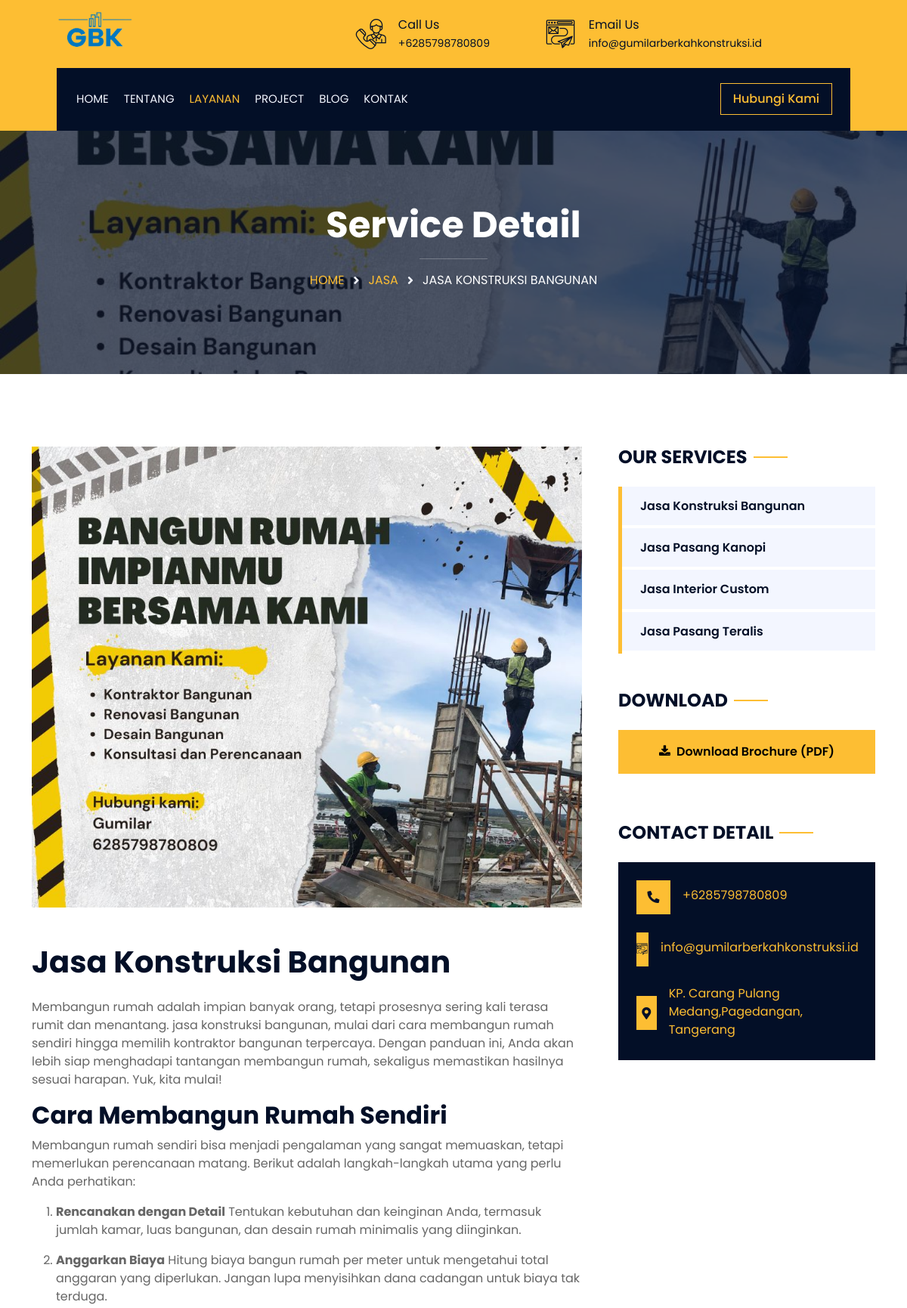
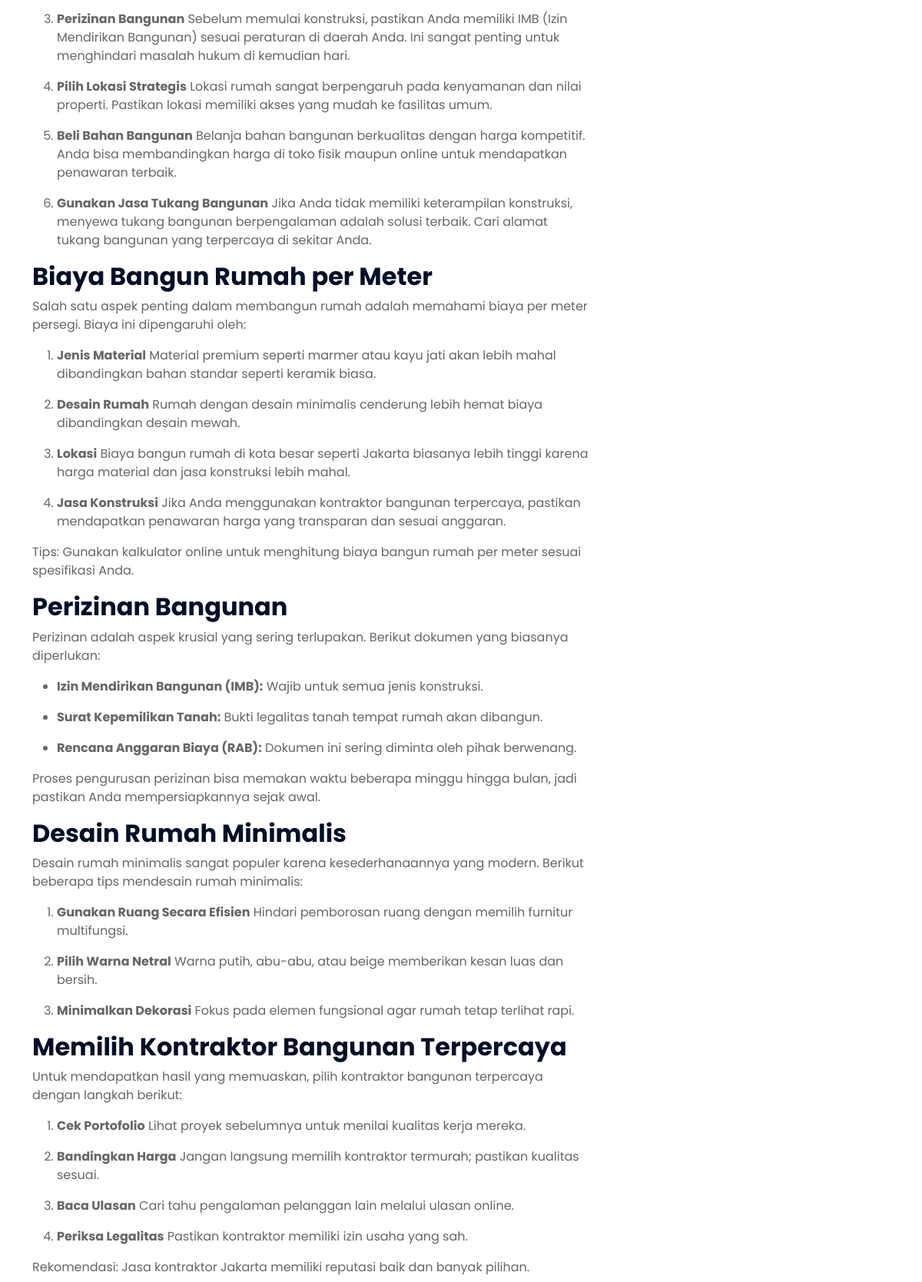
Screenshot of /jasa/jasa-konstruksi-bangunan (upper part) with the database file from the repository (2 pictures, top to bottom).
### tables this page shows
CREATE TABLE `set_app` (
  `id` int NOT NULL,
  `nama_web` varchar(100) NOT NULL,
  `tentang` text NOT NULL,
  `notlp` varchar(20) NOT NULL,
  `email` varchar(50) NOT NULL,
  `lokasi` varchar(255) NOT NULL,
  `title` varchar(100) NOT NULL,
  `map` text NOT NULL,
  `alamat` text NOT NULL,
  `logo` varchar(100) NOT NULL,
  `favicon` varchar(100) NOT NULL,
  `site` varchar(50) NOT NULL,
  `keyword` text NOT NULL,
  `kota` varchar(100) NOT NULL,
  `provinsi` varchar(100) NOT NULL,
  `pos` int NOT NULL
);

CREATE TABLE `s_service` (
  `id` int NOT NULL,
  `title` varchar(160) NOT NULL,
  `body` longtext NOT NULL,
  `images` varchar(225) NOT NULL,
  `slug` varchar(225) NOT NULL,
  `seo_title` varchar(160) NOT NULL,
  `seo_deskripsi` varchar(190) NOT NULL,
  `seo_keyword` varchar(225) NOT NULL,
  `file` varchar(100) NOT NULL
);

### application/controllers/Service.php (called while the page is built, shortened)
<?php
class Service extends CI_Controller
{
    public function __construct()
    {
        $this->load->model('app_m', 'models');
    }
    function componen()
    {
        $data['header'] = 'component/web/header';
        $data['navbar'] = 'component/web/navbar';
        $data['footer'] = 'component/web/footer';
        return $data;
    }
    public function detail($t)
    {
        $c = array(' ');
        $d = array('-', '/', '\\', ',', '.', '#', ':', ';', '\'', '"', '[', ']', '{', '}', ')', '(', '|', '`', '~', '!', '@', '%', '$', '^', '&', '*', '=', '?', '+', '–');
        $s = str_replace($d, '-', $t);
        $slug = strtolower(str_replace($c, '-', $s));
        $sql = $this->db->query("SELECT slug FROM s_service where slug='$slug'");
        $cek_url = $sql->num_rows();
        if ($cek_url == false) {
            $data['conten'] = 'web/section/error_404';
            $data['conten'] = 'web/section/error_404';
            $data['metaTitle'] = '';
            $data['metaKey'] = '';
            $data['metaDesk'] =  '';
            $data['author'] =  '';
            $data['og_images'] = '';
            $data['og_images_alt'] = '';
        } else {
            $data['conten'] = 'web/detail_service';
            $q = $this->models->get_data_byId('s_service', 'slug', $slug);
            $data['metaTitle'] = $q['seo_title'];
            $data['metaKey'] = $q['seo_keyword'];
            $data['metaDesk'] =  word_limiter($q['seo_deskripsi'], 120);
            $data['author'] =  AppIdentitas('site');
            $data['og_images'] = base_url('assets/upload/img/') .  $q['images'];
            $data['og_images_alt'] =  AppIdentitas('nama_web');
            $data['vendor'] = $this->models->get_data('quote');
            $data['service'] = $this->models->get_data('s_service');
            $data['data_service'] = $q;
        }
        $data['componen'] = $this->componen();
        $this->load->view('main', $data);
    }
}

### index.php (called while the page is built, shortened)
<?php
require_once BASEPATH.'core/CodeIgniter.php';

### application/helpers/app_helper.php (called while the page is built, shortened)
<?php
function AppIdentitas($x)
{
    $ci = get_instance();
    $appData = $ci->db->get_where('set_app', ['id' => 1])->row_array();
    if ($x == 'logo') {
        $y = $appData['logo'];
    } elseif ($x == 'tlp') {
        $y = $appData['notlp'];
    } elseif ($x == 'email') {
        $y = $appData['email'];
    } elseif ($x == 'favicon') {
        $y = $appData['favicon'];
    } elseif ($x == 'title') {
        $y = $appData['title'];
    } elseif ($x == 'keyword') {
        $y = $appData['keyword'];
    } elseif ($x == 'tentang') {
        $y = $appData['tentang'];
    } elseif ($x == 'site') {
        $y = $appData['site'];
    } elseif ($x == 'nama_web') {
        $y = $appData['nama_web'];
    } elseif ($x == 'alamat') {
        $y = $appData['alamat'];
    } elseif ($x == 'lokasi') {
        $y = $appData['lokasi'];
    } elseif ($x == 'map') {
        $y = $appData['map'];
    }
    return $y;
}

### application/models/App_m.php (called while the page is built, shortened)
<?php defined('BASEPATH') or exit('No direct script access allowed');
class App_m extends CI_Model
{
    public function get_data($table)
    {
        $query = $this->db->get($table)->result();
        return $query;
    }
}

### application/views/web/detail_service.php (the view, shortened to what this page needs)
<div class="container-fluid page-header mb-5 p-0" style="background-image: url(<?= base_url() ?>assets/upload/post/<?= $data_service['images'] ?>);">
    <div class="container-fluid page-header-inner py-5">
        <div class="container text-center py-5">
            <h1 class="display-5 text-white mb-0">Service Detail</h1>
            <hr class="bg-white mx-auto" style="width: 90px;">
            <nav aria-label="breadcrumb">
                <ol class="breadcrumb justify-content-center text-uppercase" itemscope itemtype="https://schema.org/BreadcrumbList">
                    <li class="breadcrumb-item" itemprop="itemListElement" itemscope
                        itemtype="https://schema.org/ListItem">
                        <a href="<?= base_url() ?>" itemprop="item"> <span itemprop="name">Home</span></a>
                    </li>
                    <li class="breadcrumb-item" itemprop="itemListElement" itemscope
                        itemtype="https://schema.org/ListItem">
                        <a href="<?= base_url('jasa/') ?>" itemprop="item"> <span itemprop="name">Jasa</span></a>
                    </li>
                    <li class="breadcrumb-item text-white active" aria-current="page" itemprop="itemListElement" itemscope
                        itemtype="https://schema.org/ListItem">
                        <?= $data_service['title'] ?></span>
                    </li>
                </ol>
            </nav>
        </div>
    </div>
</div>
<div class="container-fluid py-5 wow fadeInUp" data-wow-delay="0.1s">
    <div class="container">
        <div class="row g-5">
            <div class="col-lg-8">
                <div class="row g-3 mb-5">
                    <div class="col-md-12">
                        <img class="img-fluid" src="<?= base_url() ?>assets/upload/post/<?= $data_service['images'] ?>" alt="<?= $data_service['title'] ?>">
                    </div>
                </div>
                <h1 class="mb-4"><?= $data_service['title'] ?></h1>
                <?= $data_service['body'] ?>
            </div>
            <div class="col-lg-4">
                <div class="mb-5 wow fadeIn" data-wow-delay="0.1s">
                    <div class="section-header text-start pb-4">
                        <h6 class="h4 fw-bold bg-white px-2 text-uppercase mb-0">Our Services</h6>
                    </div>
                    <div class="service-list d-flex flex-column border-start border-5 border-primary">
                        <?php foreach ($service as $ser): ?>
                            <a class="h6 fw-semi-bold bg-light p-3 mb-1" href="<?= base_url('jasa/') . $ser->slug ?>"><?= $ser->title ?></a>
                        <?php endforeach ?>
                    </div>
                </div>
                <div class="mb-5 wow fadeIn" data-wow-delay="0.1s">
                    <div class="section-header text-start pb-4">
                        <h6 class="h4 fw-bold bg-white px-2 text-uppercase mb-0">Download</h6>
                    </div>
                    <div class="d-flex flex-column">
                        <a target="_blank" class="btn btn-primary fw-semi-bold py-3 mb-3" href="<?= base_url('request/download/pdf/') . $data_service['file'] ?>"><i class="fa fa-download me-2"></i>Download Brochure (PDF)</a>
                    </div>
                </div>
                <div class="wow fadeIn" data-wow-delay="0.1s">
                    <div class="section-header text-start pb-4">
                        <h6 class="h4 fw-bold bg-white px-2 text-uppercase mb-0">Contact Detail</h6>
                    </div>
                    <div class="bg-dark p-4">
                        <div class="d-flex align-items-center mb-4 wow fadeInUp" data-wow-delay="0.1s">
                            <div class="bg-primary d-flex align-items-center justify-content-center" style="width: 45px; height: 45px;">
                                <i class="fas fa-phone-alt text-dark"></i>
                            </div>
                            <div class="ps-3">
                                <p class="text-white mb-1"><a href="tel:<?= AppIdentitas('tlp') ?>">+<?= AppIdentitas('tlp') ?></a></p>
                            </div>
                        </div>
                        <div class="d-flex align-items-center mb-4 wow fadeInUp" data-wow-delay="0.1s">
                            <div class="bg-primary d-flex align-items-center justify-content-center" style="width: 45px; height: 45px;">
                                <i class="flaticon-send-mail text-dark"></i>
                            </div>
                            <div class="ps-3">
                                <p class="text-white mb-1"><a href="mailto:<?= AppIdentitas('email') ?>" class="__cf_email__"><?= AppIdentitas('email') ?></a></p>
                            </div>
                        </div>
                        <div class="d-flex align-items-center wow fadeInUp" data-wow-delay="0.1s">
                            <div class="bg-primary d-flex align-items-center justify-content-center" style="width: 45px; height: 45px;">
                                <i class="fas fa-map-marker-alt text-dark"></i>
                            </div>
                            <div class="ps-3">
                                <p class="text-white mb-1"><a href="<?= AppIdentitas('lokasi') ?>"><?= AppIdentitas('alamat') ?></a></p>
                            </div>
                        </div>
                    </div>
                </div>
            </div>
        </div>
    </div>
</div>

### application/views/component/web/navbar.php (shortened to what this page needs)
<link rel="stylesheet" href="https://maxcdn.bootstrapcdn.com/font-awesome/4.5.0/css/font-awesome.min.css">
<div class="wrapper">
    <div class="container-fluid bg-primary">
        <div class="row align-items-center top-bar">
            <div class="col-lg-4 col-md-12 text-center text-lg-start">
                <a href="#" class="navbar-brand m-0 p-0">
                    <img class="display-6 me-3" style="height:100px;" src="<?= base_url('assets/upload/img/') . AppIdentitas('logo') ?>" alt="Logo">
                </a>
            </div>
            <div class="col-lg-8 col-md-7 d-none d-lg-block">
                <div class="row">
                    <div class="col-4">
                        <div class="d-flex align-items-center justify-content-end text-dark">
                            <i class="flaticon-call fs-1"></i>
                            <div class="ps-3">
                                <p class="mb-0">Call Us</p>
                                <small>+<?= AppIdentitas('tlp') ?></small>
                            </div>
                        </div>
                    </div>
                    <div class="col-6">
                        <div class="d-flex align-items-center justify-content-end text-dark">
                            <i class="flaticon-send-mail fs-1"></i>
                            <div class="ps-3">
                                <p class="mb-0">Email Us</p>
                                <small><?= AppIdentitas('email') ?></small>
                            </div>
                        </div>
                    </div>
                </div>
            </div>
        </div>
    </div>
    <div class="container-fluid nav-bar bg-primary">
        <nav class="navbar navbar-expand-lg navbar-dark bg-dark p-3 py-lg-0">
            <div class="collapse navbar-collapse" id="navbarCollapse">
                <div class="navbar-nav me-auto py-0">
                    <a href="<?= htmlentities(base_url(), ENT_QUOTES) ?>" class="nav-link  <?php if ($this->uri->segment(1) == '') {
                                                                                                echo 'active';
                                                                                            } ?>">HOME</a>
                    <a href="<?= htmlentities(base_url('tentang/'), ENT_QUOTES) ?>" class="nav-link  <?php if ($this->uri->segment(1) == 'tentang') {
                                                                                                            echo 'active';
                                                                                                        } ?>">TENTANG</a>
                    <a href="<?= htmlentities(base_url('jasa/'), ENT_QUOTES) ?>" class="nav-link  <?php if ($this->uri->segment(1) == 'jasa') {
                                                                                                        echo 'active';
                                                                                                    } ?>">LAYANAN</a>
                    <a href="<?= htmlentities(base_url('project/'), ENT_QUOTES) ?>" class="nav-link  <?php if ($this->uri->segment(1) == 'project') {
                                                                                                            echo 'active';
                                                                                                        } ?>">PROJECT</a>
                    <a href="<?= htmlentities(base_url('blog/'), ENT_QUOTES) ?>" class="nav-link  <?php if ($this->uri->segment(1) == 'blog') {
                                                                                                        echo 'active';
                                                                                                    } ?>">BLOG</a>
                    <a href="<?= htmlentities(base_url('kontak/'), ENT_QUOTES) ?>" class="nav-link  <?php if ($this->uri->segment(1) == 'kontak') {
                                                                                                        echo 'active';
                                                                                                    } ?>">KONTAK</a>
                </div>
                <a href="tel:+<?= AppIdentitas('tlp') ?>" class="btn btn-outline-primary py-2 px-3 mx-2">Hubungi Kami</a>
            </div>
        </nav>
    </div>

### assets/frontend/css/style.css (style rules this page uses)
:root { --primary: #FDBE33; --dark: #030F27; --light: #F3F6FF; }
[class^="flaticon-"]:before, [class*=" flaticon-"]:before, [class^="flaticon-"]:after, [class*=" flaticon-"]:after { font-size: inherit; margin-left: 0; }
.wrapper { position: relative; width: 100%; max-width: 1366px; margin: 0 auto; background: #FFFFFF; }
h1, h2, .fw-bold { font-weight: 700 !important; }
h3, h4, .fw-semi-bold { font-weight: 600 !important; }
h5, h6, .fw-medium { font-weight: 500 !important; }
.btn { font-weight: 500; transition: .5s; }
.top-bar { height: 90px; padding: 0 60px; }
.navbar-brand img { max-height: 60px; }
.nav-bar { position: relative; padding: 0 75px; transition: .5s; z-index: 9999; }
.navbar-dark .navbar-nav .nav-link { padding: 30px 10px; color: var(--light); font-size: 15px; text-transform: uppercase; outline: none; transition: .5s; }
.navbar-dark .navbar-nav .nav-link:hover, .navbar-dark .navbar-nav .nav-link.active { color: var(--primary); }
.page-header { background-position: center center; background-repeat: no-repeat; background-size: cover; }
.page-header-inner { background: rgba(3, 15, 39, .7); }
.section-header { position: relative; z-index: 1; }
.section-header h6 { position: relative; display: inline-block; }
.section-header h6::after { position: absolute; content: ""; height: 2px; top: 50%; left: -45px; right: -45px; margin-top: -1px; background: var(--primary); z-index: -1; }
.section-header.text-start h6 { padding-left: 0 !important; }
.section-header.text-start h6::after { left: 0; }
.service-list a, .category-list a { transition: .5s; }
.service-list a::before, .category-list a::before { position: relative; content: "\f105"; font-family: "Font Awesome 5 Free"; font-weight: 900; margin-right: 0; transition: .5s; opacity: 0; }
.breadcrumb-item + .breadcrumb-item::before { margin: 0 4px; content: "\f105"; font-family: "Font Awesome 5 Free"; font-weight: 900; color: var(--light); }

### rows the page displays
set_app: logo (picture), notlp "6285798780809", email "info@gumilarberkahkonstruksi.id", alamat "KP. Carang Pulang Medang,Pagedangan, Tangerang"
s_service: images (picture), title "JASA KONSTRUKSI BANGUNAN", title "Jasa Konstruksi Bangunan", body "Membangun rumah adalah impian banyak orang, tetapi prosesnya sering kali terasa rumit dan menantang. jasa konstruksi bangunan, mulai dari cara membangun rumah sendiri hingga memilih kontraktor bangunan terpercaya. Dengan panduan ini, Anda akan lebih siap menghadapi tantangan membangun rumah, sekaligus memastikan hasilnya sesuai harapan. Yuk, kita mulai! Cara Membangun Rumah Sendiri Membangun rumah sendiri bisa menjadi pengalaman yang sangat memuaskan, tetapi memerlukan perencanaan matang. Berikut adalah langkah-langkah utama yang perlu Anda perhatikan: Rencanakan dengan Detail Tentukan kebutuhan dan keinginan Anda, termasuk jumlah kamar, luas bangunan, dan desain rumah minimalis yang…"
s_service: title "Jasa Pasang Kanopi"
s_service: title "Jasa Interior Custom"
s_service: title "Jasa Pasang Teralis"
